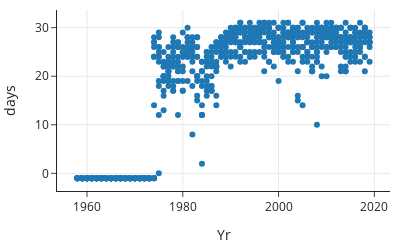

The notebook cell saved with this chart:
### Markdown cell above
In terms of data quality, a handful of months have averages based on measurements taken on fewer than half the days. In addition, there are nearly 200 missing values. With a scatter plot, we can check to see if there is any connection between missingness and the year of the recording.

### Code cell
px.scatter(co2, x='Yr', y='days', width=400, height=250)

### Figure 1 — Plotly figure (JSON) as saved in the notebook; plotly's stock layout.template omitted (floating-point values rounded to 4 significant figures; data arrays with more than 128 entries replaced by an {"elided": "..."} marker saying what was removed)
{"data": [{"hovertemplate": "Yr=%{x}<br>days=%{y}<extra></extra>", "legendgroup": "", "marker": {"color": "#1F77B4", "symbol": "circle"}, "mode": "markers", "name": "", "orientation": "v", "showlegend": false, "type": "scatter", "x": {"elided": "738 int values"}, "xaxis": "x", "y": {"elided": "738 int values"}, "yaxis": "y"}], "layout": {"height": 250, "legend": {"tracegroupgap": 0}, "width": 400, "xaxis": {"anchor": "y", "autorange": true, "domain": [0, 1], "range": [1954.0, 2023.0], "title": {"text": "Yr"}, "type": "linear"}, "yaxis": {"anchor": "x", "autorange": true, "domain": [0, 1], "range": [-3.636, 33.64], "title": {"text": "days"}, "type": "linear"}}}
